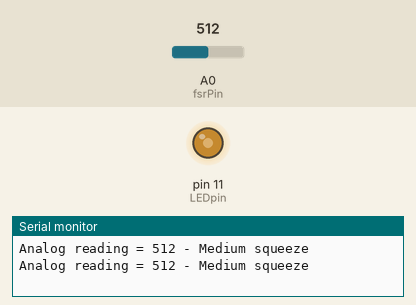
The sketch below on a simulated Arduino Uno, built with avr-gcc and run on an emulated ATmega328P. Parts: output pins drawn as LEDs (lit = HIGH), the last lines printed to the serial monitor. The inputs (shaded band) are chosen by the test bench; at power-on: A0 (fsrPin) = 512.

Above: at 1.8 s.
1.9 s: A0 (fsrPin) set to 810
At 3.2 s:
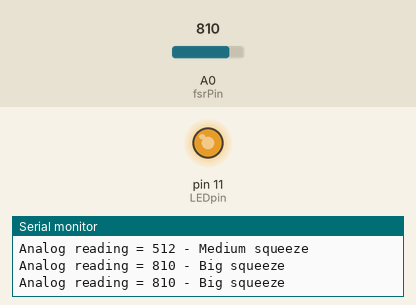
3.5 s: A0 (fsrPin) set to 190
At 5.0 s:
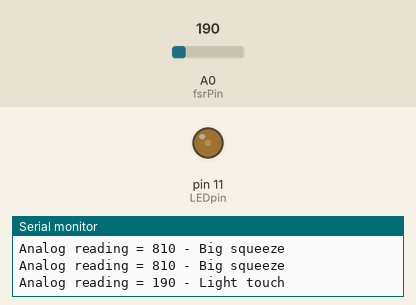
5.5 s: A0 (fsrPin) set to 0
At 6.6 s:
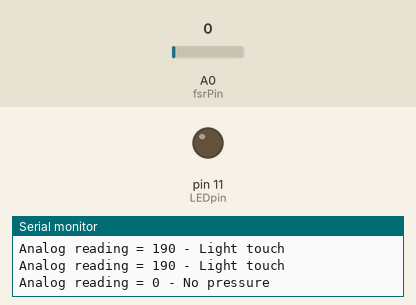
7.5 s: A0 (fsrPin) set to 716
At 9.2 s:
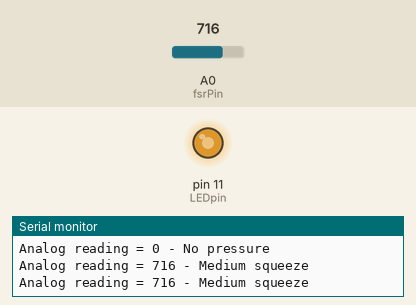
9.5 s: A0 (fsrPin) set to 511
At 10.9 s:
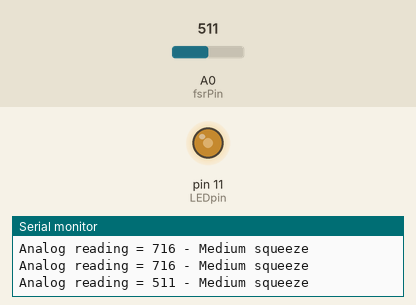
Timing chart, 0 to 12.5 s (numbered marks = the images above; inputs shaded):
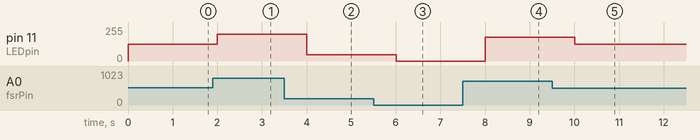

The sketch:

velostat_test1.ino
```cpp
/***Original source code courtesy of adafruit.com -
https://learn.adafruit.com/force-sensitive-resistor-fsr/using-an-fsr
This is an amalgamation of two programs found at the link above****/

/* FSR simple testing sketch.

Connect one end of FSR to power, the other end to Analog 0.
Then connect one end of a 10K resistor from Analog 0 to ground

For more information see www.ladyada.net/learn/sensors/fsr.html */

int fsrPin = 0;     // the FSR and 10K pulldown are connected to a0


int fsrReading;     // the analog reading from the FSR resistor divider
int LEDpin = 11; //connect LED to to pin 13 (PWM pin)
int LEDbrightness;

void setup(void) {
  Serial.begin(9600);   //send debugging information via the Serial monitor
  pinMode(LEDpin, OUTPUT);
}

void loop(void) {
  fsrReading = analogRead(fsrPin);

  Serial.print("Analog reading = ");
  Serial.print(fsrReading);     // the raw analog reading

  // We'll have a few threshholds, qualitatively determined
  if (fsrReading < 75) {
    Serial.println(" - No pressure");
  } else if (fsrReading < 200) {
    Serial.println(" - Light touch");
  } else if (fsrReading < 500) {
    Serial.println(" - Light squeeze");
  } else if (fsrReading < 800) {
    Serial.println(" - Medium squeeze");
  } else {
    Serial.println(" - Big squeeze");
  }

  // we'll need to change the range from the analog reading (0-1023) down to the range
  // used by analogWrite (0-255) with map!
  LEDbrightness = map(fsrReading, 0, 1023, 0, 255);
  // LED gets brighter the harder you press
  analogWrite(LEDpin, LEDbrightness);

  delay(1000);
}
```

Measured:
- after the input at 1.9 s, pin 11 (LEDpin): 127/255 → 201/255 after 0.10 s
- after the input at 3.5 s, pin 11 (LEDpin): 201/255 → 47/255 after 0.50 s
- after the input at 5.5 s, pin 11 (LEDpin): 47/255 → 0/255 after 0.50 s
- after the input at 7.5 s, pin 11 (LEDpin): 0/255 → 178/255 after 0.51 s
- after the input at 9.5 s, pin 11 (LEDpin): 178/255 → 127/255 after 0.51 s
